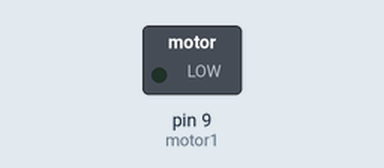
Recording of a sketch running on a simulated Arduino Uno, built with avr-gcc and run on an emulated ATmega328P. On the bench: switched loads named in the sketch (green lamp = pin HIGH).

Above: at 0.15 s.
Timing chart, 0 to 40.0 s (numbered marks = the images above):
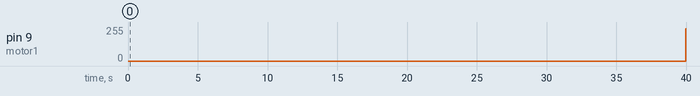

The sketch:

motor-dc.ino
```cpp
#define motor1 9
void setup() {
  // put your setup code here, to run once:
  pinMode(motor1, OUTPUT);
}

void loop() {
  for(int i=50;i<255;i++) {
    analogWrite(motor1, i);
    delay(5);
  }
  for(int i=255;i>50;i--) {
    analogWrite(motor1, i);
    delay(5);
  }
}
```

Measured:
- by itself, pin 9 (motor1): 0/255 → 241/255 at 40.0 s
